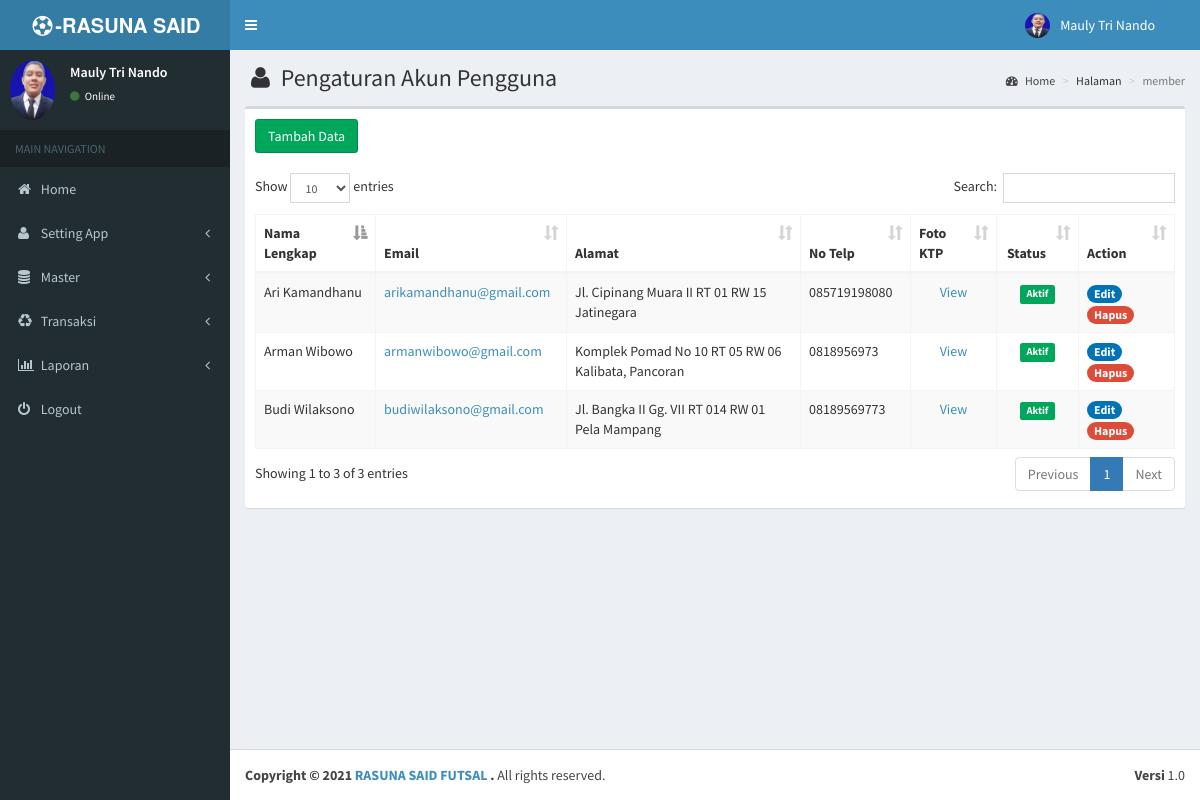
The page /index.php?halamane=member&act=akun-member (signed in) on the database its author committed.
### tables this page shows
CREATE TABLE `identitas` (
  `id_identitas` varchar(3) NOT NULL,
  `nama_identitas` varchar(35) NOT NULL,
  `alamat` text NOT NULL,
  `no_telp` varchar(12) NOT NULL,
  `rekening` text NOT NULL,
  `email` varchar(25) NOT NULL
);

CREATE TABLE `member` (
  `username` int(5) NOT NULL,
  `password` varchar(50) NOT NULL,
  `nama_lengkap` varchar(100) NOT NULL,
  `email` varchar(100) NOT NULL,
  `blokir` enum('N','Y') DEFAULT 'N',
  `foto` varchar(100) NOT NULL,
  `level` varchar(20) NOT NULL,
  `tanggal` varchar(10) NOT NULL,
  `alamat` varchar(100) NOT NULL,
  `no_telp` varchar(12) NOT NULL,
  `foto_ktp` varchar(100) NOT NULL,
  `no_hp` varchar(12) NOT NULL
);

### halaman/hal_member/member.php (the view, shortened to what this page needs)
    <section class="content-header">
      <h1><i class="fa fa-fw fa-user"></i> Pengaturan Akun Pengguna<small></small></h1>
      <ol class="breadcrumb">
        <li><a href="#"><i class="fa fa-dashboard"></i> Home</a></li>
        <li>Halaman</li>
        <li class="active"><?php echo"$_GET[halamane]"; ?></li>
      </ol>
    </section>
<?php
 if (empty($_SESSION['username']) AND empty($_SESSION['passuser'])){
  echo "<link href='style.css' rel='stylesheet' type='text/css'>
 <center>Untuk mengakses halaman, Anda harus login <br>";
  echo "<a href=../../index.php><b>LOGIN</b></a></center>";
}
else{
$aksi="halaman/hal_member/aksi_member.php";
switch($_GET[act]){
  case "akun-member":
  echo " <section class='content'>
      <div class='row'>
        <div class='col-xs-12'>
           <div class='box'>
            <div class='box-header'>
              <h3 class='box-title'><a href='?halamane=member&act=tambah-akun-member' class='btn btn-large btn-success'><span>Tambah Data</span></a></h3>
            </div>
            <div class='box-body'>
              <table id='example1' class='table table-bordered table-striped'>
                <thead>
                <tr>
                  <th>Nama Lengkap</th>
                  <th>Email</th>
                  <th>Alamat</th>
                  <th>No Telp</th>
                   <th>Foto KTP</th>
                  <th><center>Status</center></th>
                  <th>Action</th>
                </tr>
                </thead>
                <tbody>";
           if ($_SESSION[level]=='admin'){
      $tampil = mysql_query("SELECT * FROM member WHERE level='user' AND username !='0' ORDER BY nama_lengkap ASC");
    }
    else{
      $tampil=mysql_query("SELECT * FROM member WHERE username='$_SESSION[namauser]'");
    }
    while($r=mysql_fetch_array($tampil)){
   echo "<tr>
   <td>$r[nama_lengkap]</td>
   <td><a href=mailto:$r[email]>$r[email]</a></td>
   <td>$r[alamat]</td>
   <td>$r[no_telp]</td>
   <td><center>"; if ($r['foto_ktp'] !==''){ echo"<a href='foto_ktp/$r[foto_ktp]' target='_blank'>View</a>"; } echo"</center></td>
   <td><center>"; if ($r['blokir']=='N'){ echo"<span class='label label-success'>Aktif</span>"; } else {echo"<span class='label label-danger'>Block</span>"; } echo"</center></td>
   <td><a href='?halamane=member&act=edit-akun-member&id=$r[username]'><span class='badge bg-blue'>Edit</span></a>
       <a onclick=\"return confirm('Are sure want to delete this data ??')\" href='$aksi?halamane=member&act=hapus-akun-member&id=$r[username]&namafile=$r[foto_ktp]'><span class='badge bg-red'>Hapus</span></a></td>
   </tr> ";
  }
                echo"</tbody>
              </table>
            </div>
          </div>
        </div>
      </div>
    </section>
  </div>";
  break;
   }
   }
   ?>
   </div>

### index.php (shortened to what this page needs)
<?php
if (isset($_SESSION['username']) && isset($_SESSION['namauser']) && isset($_SESSION['namalengkap']) && isset($_SESSION['passuser']) && isset($_SESSION['level']))
{
$i=mysql_fetch_array(mysql_query("SELECT * FROM identitas WHERE id_identitas='00'"));
?>
<!DOCTYPE html>
<html>
<head>
  <link rel="stylesheet" href="bootstrap/css/bootstrap.min.css">
  <link rel="stylesheet" href="dist/css/font-awesome.min.css">
  <link rel="stylesheet" href="dist/css/ionicons.min.css">
  <link rel="stylesheet" href="dist/css/AdminLTE.min.css">
  <link rel="stylesheet" href="dist/css/skins/_all-skins.min.css">
  <link rel="stylesheet" href="plugins/bootstrap-wysihtml5/bootstrap3-wysihtml5.min.css">
  <link rel="stylesheet" href="plugins/daterangepicker/daterangepicker-bs3.css">
  <link rel="stylesheet" href="plugins/datepicker/datepicker3.css">
  <link rel="stylesheet" href="plugins/iCheck/all.css">
  <link rel="stylesheet" href="plugins/colorpicker/bootstrap-colorpicker.min.css">
  <link rel="stylesheet" href="plugins/timepicker/bootstrap-timepicker.min.css">
  <link rel="stylesheet" href="plugins/select2/select2.min.css">
  <link rel="stylesheet" href="plugins/datatables/dataTables.bootstrap.css">
<link href='plugins/fullcalendar/fullcalendar.css' rel='stylesheet' />
<link href='plugins/fullcalendar/fullcalendar.print.css' rel='stylesheet' media='print' />
</head>
<body class="hold-transition skin-blue fixed sidebar-mini">
<div class="wrapper">
  <header class="main-header">
    <a href="index.php?halamane=home" class="logo">
      <span class="logo-lg"><b><i class="fa fa-fw fa-soccer-ball-o"></i>-<?php echo"$i[nama_identitas]"; ?></b></i></span>
    </a>
    <nav class="navbar navbar-static-top">
      <a href="#" class="sidebar-toggle" data-toggle="offcanvas" role="button">
      </a>
      <div class="navbar-custom-menu">
        <ul class="nav navbar-nav">
          <li class="dropdown user user-menu">
            <a href="#" class="dropdown-toggle" data-toggle="dropdown">
              <?php
               if ($_SESSION['level'] =='admin'){
              ?>
              <img src="<?php echo"foto_user/small_$_SESSION[foto]";?>" class="user-image" alt="User Image">
               <?php
             }
               else{
                echo"<img src=\"foto_user/user.png\" class=\"user-image\" alt=\"User Image\">";
               }
              ?>
              <span class="hidden-xs"><?php echo"$_SESSION[namalengkap]";?></span>
            </a>
          </li>
          <li>
           <a></a>
          </li>
        </ul>
      </div>
    </nav>
  </header>
  <aside class="main-sidebar">
    <section class="sidebar">
      <div class="user-panel">
        <div class="pull-left image">
        <?php
               if ($_SESSION['level'] =='admin'){
              ?>
              <img src="<?php echo"foto_user/small_$_SESSION[foto]";?>" class="img-circle" alt="User Image">
               <?php
             }
               else{
                echo"<img src=\"foto_user/user.png\" class=\"user-image\" alt=\"User Image\">";
               }
              ?>
        </div>
        <div class="pull-left info">
          <p><?php echo"$_SESSION[namalengkap]";?></p>
          <a href="#"><i class="fa fa-circle text-success"></i> Online</a>
        </div>
      </div>
      <ul class="sidebar-menu">
        <?php
echo"<li class='header'>MAIN NAVIGATION</li>
<li><a href='index.php?halamane=home'><i class='fa fa-home'></i> <span>Home</span></a></li>
</li>";
         if ($_SESSION['level'] =='admin'){
        echo"<li class='treeview'>
          <a href='#'>
            <i class='fa fa-user'></i>
            <span>Setting App</span>
            <i class='fa fa-angle-left pull-right'></i>
          </a>
          <ul class='treeview-menu'>
            <li><a href='index.php?halamane=member'><i class='fa fa-circle-o'></i>User Account</a></li>
            <li><a href='index.php?halamane=member&act=akun-member'><i class='fa fa-circle-o'></i>Member Account</a></li>
            <li><a href='index.php?halamane=identitas'><i class='fa fa-circle-o'></i> Identitas Web</a></li></ul>
        </li>
     <li class='treeview'>
          <a href='#'>
            <i class='fa fa-database'></i>
            <span>Master</span>
            <i class='fa fa-angle-left pull-right'></i>
          </a>
          <ul class='treeview-menu'>
         <li><a href='index.php?halamane=lapangan'><i class='fa fa-circle-o'></i> Daftar Lapangan</a></li>
         <li><a href='index.php?halamane=konfirmasi'><i class='fa fa-circle-o'></i> Daftar Konfirmasi</a></li>
          </ul>
        </li>
         <li class='treeview'>
          <a href='#'>
            <i class='fa fa-recycle'></i>
            <span>Transaksi</span>
            <i class='fa fa-angle-left pull-right'></i>
          </a>
          <ul class='treeview-menu'>
         <li><a href='index.php?halamane=jadwal'><i class='fa fa-circle-o'></i> Penjadwalan</a></li>
         <li><a href='index.php?halamane=pilih-jadwal'><i class='fa fa-circle-o'></i> Jadwal Hari Ini</a></li>
         <li><a href='index.php?halamane=transaksi'><i class='fa fa-circle-o'></i> Rekap Transaksi</a></li>
          </ul>
        </li>
         <li class='treeview'>
          <a href='#'>
            <i class='fa fa-bar-chart'></i>
            <span>Laporan</span>
            <i class='fa fa-angle-left pull-right'></i>
          </a>
          <ul class='treeview-menu'>
         <li><a href='index.php?halamane=laptrans'><i class='fa fa-circle-o'></i> Laporan Transaksi</a></li>
          </ul>";
           }
       echo"<li><a href='logout.php'><i class='fa fa-power-off'></i> <span>Logout</span></a></li>";
        ?>
      </ul>
    </section>
  </aside>
  <div class="content-wrapper">
  <?php include "content.php"; ?>
  <footer class="main-footer">
    <div class="pull-right hidden-xs">
      <div align="center"><b>Versi</b> 1.0
      </div>
    </div>
    <strong>Copyright &copy; 2021 <a href="http://"><?php echo"$i[nama_identitas]"; ?></a>.</strong> All rights
    reserved.
  </footer>
</body>
</html>
<?php
}
else
{
	lompat_ke("login.html");
}
?>

### content.php
<?php
if ($_GET['halamane']=='home'){
	include "halaman/hal_home/home.html";
	?>
	<?php
}
elseif ($_GET['halamane']=='member'){
  if ($_SESSION['level']=='admin'){
    include "halaman/hal_member/member.php";
  } else{ include "halaman/hal_blank/blank.php";}
}
elseif ($_GET['halamane']=='update-data-member'){
  if ($_SESSION['level']=='user'){
    include "halaman/hal_member/update_member.php";
  } else{ include "halaman/hal_blank/blank.php";}
}
elseif ($_GET['halamane']=='lapangan'){
  if ($_SESSION['level']=='admin'){
    include "halaman/hal_lapangan/lapangan.php";
  } else{ include "halaman/hal_blank/blank.php";}
}
elseif ($_GET['halamane']=='jadwal'){
  if ($_SESSION['level']=='admin'){
    include "halaman/hal_jadwal/jadwal.php";
  } else{ include "halaman/hal_blank/blank.php";}
}
elseif ($_GET['halamane']=='pilih-jadwal'){
  if ($_SESSION['level']=='admin'  || $_SESSION['level']=='user'){
    include "halaman/hal_jadwal/pilih_jadwal.php";
  } else{ include "halaman/hal_blank/blank.php";}
}
elseif ($_GET['halamane']=='konfirmasi'){
  if ($_SESSION['level']=='admin' || $_SESSION['level']=='user'){
    include "halaman/hal_konfirmasi/konfirmasi.php";
  } else{ include "halaman/hal_blank/blank.php";}
}
elseif ($_GET['halamane']=='transaksi'){
  if ($_SESSION['level']=='admin' || $_SESSION['level']=='user'){
    include "halaman/hal_transaksi/transaksi.php";
  } else{ include "halaman/hal_blank/blank.php";}
}
elseif ($_GET['halamane']=='identitas'){
  if ($_SESSION['level']=='admin'){
    include "halaman/hal_identitas/identitas.php";
  } else{ include "halaman/hal_blank/blank.php";}
}
elseif ($_GET['halamane']=='laptrans'){
  if ($_SESSION['level']=='admin'){
    include "laptrans.php";
  } else{ include "halaman/hal_blank/blank.php";}
}
else{
  include "halaman/hal_blank/blank.php";
}
?>

### rows shown on the page
identitas: nama_identitas "RASUNA SAID…", nama_identitas "RASUNA SAID FUTSAL"
member: nama_lengkap "Ari Kamandhanu", email "arikamandhanu@gmail.com", alamat "Jl. Cipinang Muara II RT 01 RW 15 Jatinegara", no_telp "085719198080", blokir "Aktif"
member: nama_lengkap "Arman Wibowo", email "armanwibowo@gmail.com", alamat "Komplek Pomad No 10 RT 05 RW 06 Kalibata, Pancoran", no_telp "0818956973", blokir "Aktif"
member: nama_lengkap "Budi Wilaksono", email "budiwilaksono@gmail.com", alamat "Jl. Bangka II Gg. VII RT 014 RW 01 Pela Mampang", no_telp "08189569773", blokir "Aktif"

### other values the page prints
$_SESSION[namalengkap] "Mauly Tri Nando"
$_GET[halamane] "member"
